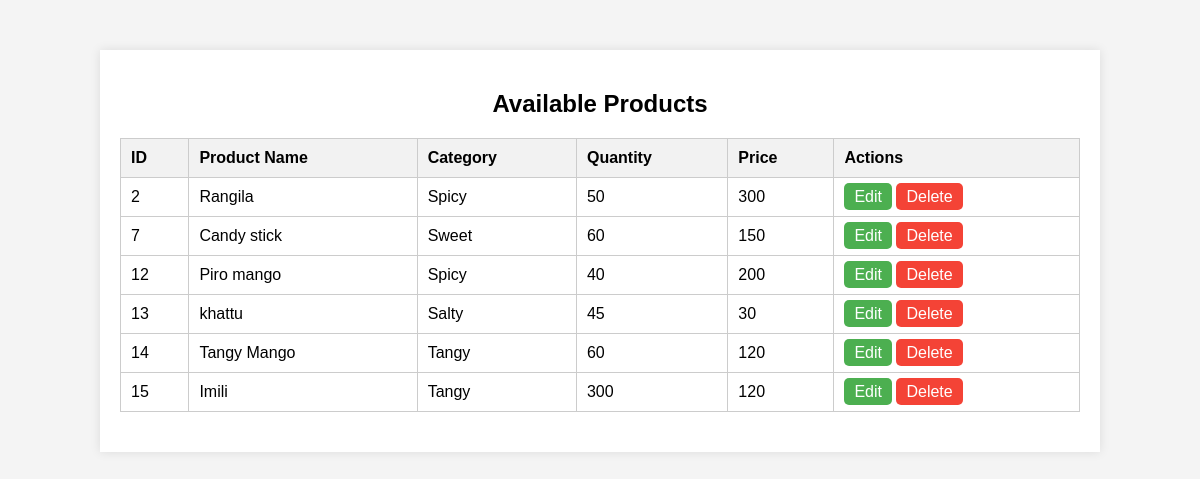
The page /view_product.php on the database its author committed.
### tables this page shows
CREATE TABLE `adding_product` (
  `Id` int(255) NOT NULL,
  `Product_Name` varchar(25) NOT NULL,
  `Catagory` varchar(25) NOT NULL,
  `Quantity` int(25) NOT NULL,
  `Price` int(25) NOT NULL,
  `image_path` varchar(255) NOT NULL
);

### view_product.php (the view, shortened to what this page needs)
<?php
$servername = "localhost";
$username = "root";
$password = "";
$dbname = "admin";
$conn = new mysqli($servername, $username, $password, $dbname);
$sql = "SELECT * FROM adding_product";
$result = $conn->query($sql);
?>
<!DOCTYPE html>
<html lang="en">
<head>
</head>
<body>
    <div class="container">
        <h2>Available Products</h2>
        <?php if ($result->num_rows > 0): ?>
        <table>
            <thead>
                <tr>
                    <th>ID</th>
                    <th>Product Name</th>
                    <th>Category</th>
                    <th>Quantity</th>
                    <th>Price</th>
                    <th>Actions</th>
                </tr>
            </thead>
            <tbody>
                <?php while($row = $result->fetch_assoc()): ?>
                <tr>
                    <td><?php echo htmlspecialchars($row['Id']); ?></td>
                    <td><?php echo htmlspecialchars($row['Product_Name']); ?></td>
                    <td><?php echo htmlspecialchars($row['Catagory']); ?></td>
                    <td><?php echo htmlspecialchars($row['Quantity']); ?></td>
                    <td><?php echo htmlspecialchars($row['Price']); ?></td>
                    <td>
                        <a href="edit_product.php?Product_name=<?php echo urlencode($row['Product_Name']); ?>" class="btn edit-btn">Edit</a>
                        <a href="delete_product.php?Id=<?php echo $row['Id']; ?>" class="btn delete-btn" onclick="return confirm('Are you sure you want to delete this product?');">Delete</a>
                    </td>
                </tr>
                <?php endwhile; ?>
            </tbody>
        </table>
        <?php else: ?>
            <p>No products available.</p>
        <?php endif; ?>
    </div>
</body>
</html>

### view_product.php (style rules this page uses)
body { font-family: Arial, sans-serif; background-color: #f4f4f4; margin: 0; padding: 0; background-image: url("image/banner.webp"); background-size: cover; background-repeat: no-repeat; background-position: center; }
.container { width: 80%; margin: 50px auto; background-color: #fff; padding: 20px; box-shadow: 0 0 10px rgba(0, 0, 0, 0.1); }
h2 { text-align: center; margin-bottom: 20px; }
table { width: 100%; border-collapse: collapse; margin-bottom: 20px; }
table, th, td { border: 1px solid #ccc; }
th, td { padding: 10px; text-align: left; }
th { background-color: #f2f2f2; }
.btn { padding: 5px 10px; text-decoration: none; color: #fff; border-radius: 5px; }
.edit-btn { background-color: #4CAF50; }
.delete-btn { background-color: #f44336; }

### rows shown on the page
adding_product: Id "2", Product_Name "Rangila", Catagory "Spicy", Quantity "50", Price "300"
adding_product: Id "7", Product_Name "Candy stick", Catagory "Sweet", Quantity "60", Price "150"
adding_product: Id "12", Product_Name "Piro mango", Catagory "Spicy", Quantity "40", Price "200"
adding_product: Id "13", Product_Name "khattu", Catagory "Salty", Quantity "45", Price "30"
adding_product: Id "14", Product_Name "Tangy Mango", Catagory "Tangy", Quantity "60", Price "120"
adding_product: Id "15", Product_Name "Imili", Catagory "Tangy", Quantity "300", Price "120"
